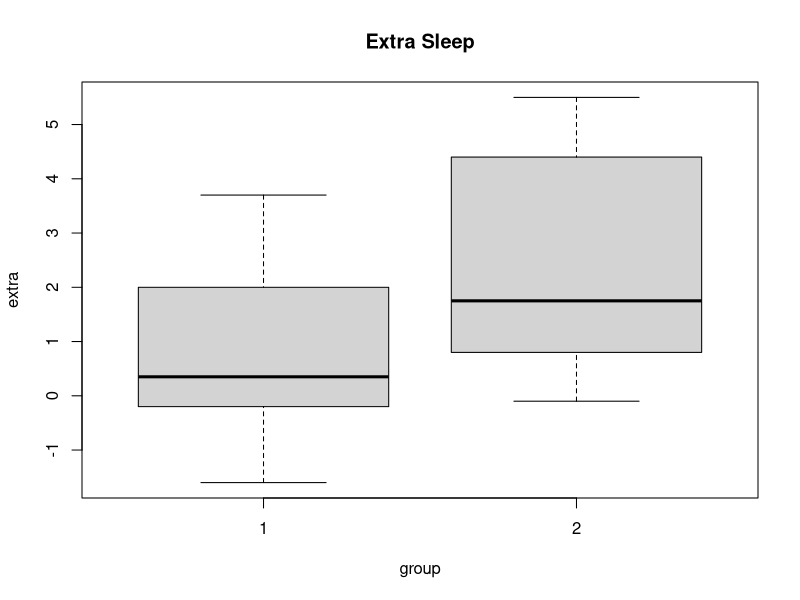

The R source for this figure:
attach(sleep)
extra.1 = extra[group==1]
extra.2 = extra[group==2]
plot(extra~group, data=sleep, main='Extra Sleep')
#10 same people testing on 2 drugs -> paired samples
t.test(extra.1, extra.2, paired=TRUE, alternative="two.sided") 